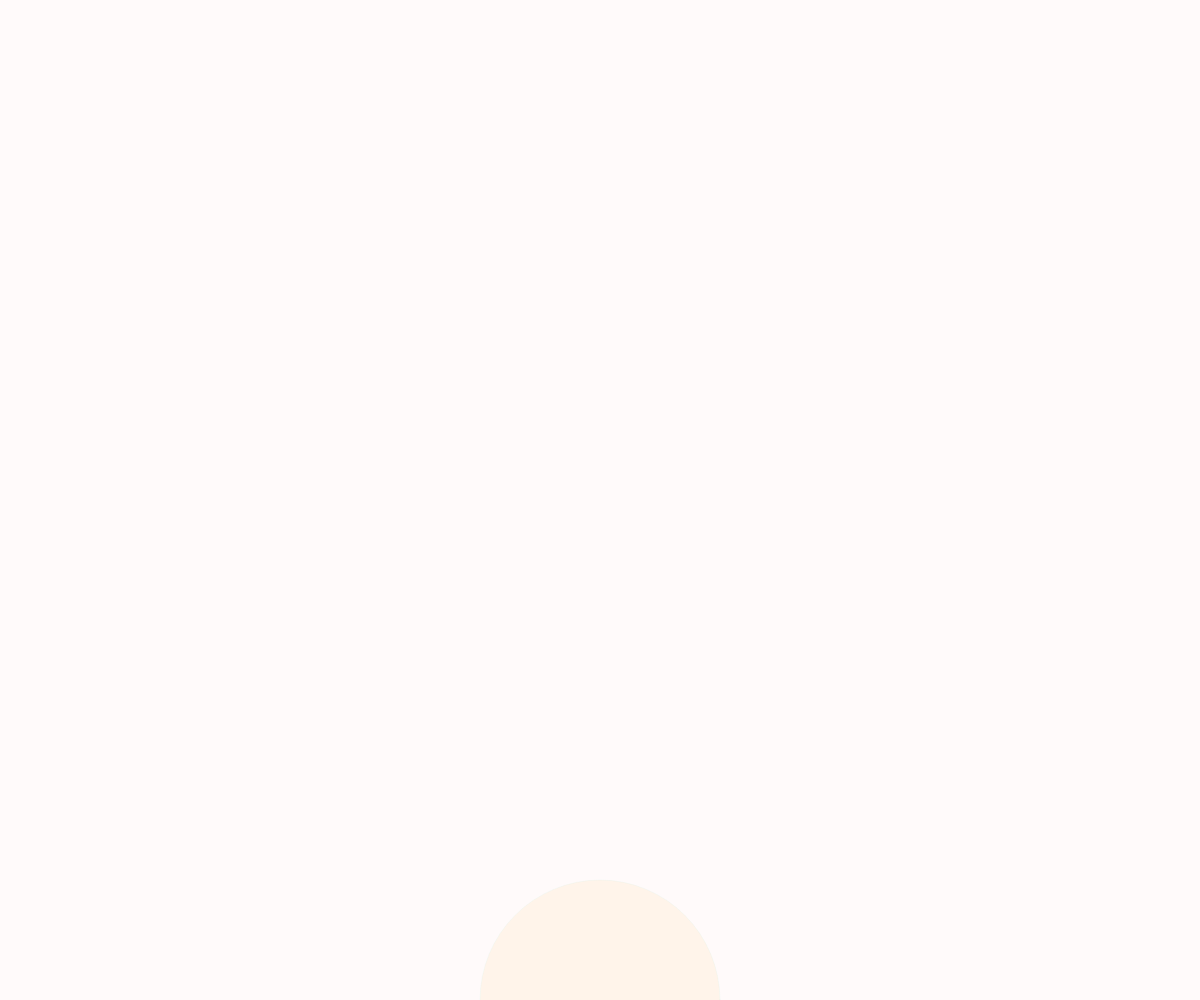
Frame 1 (no input)
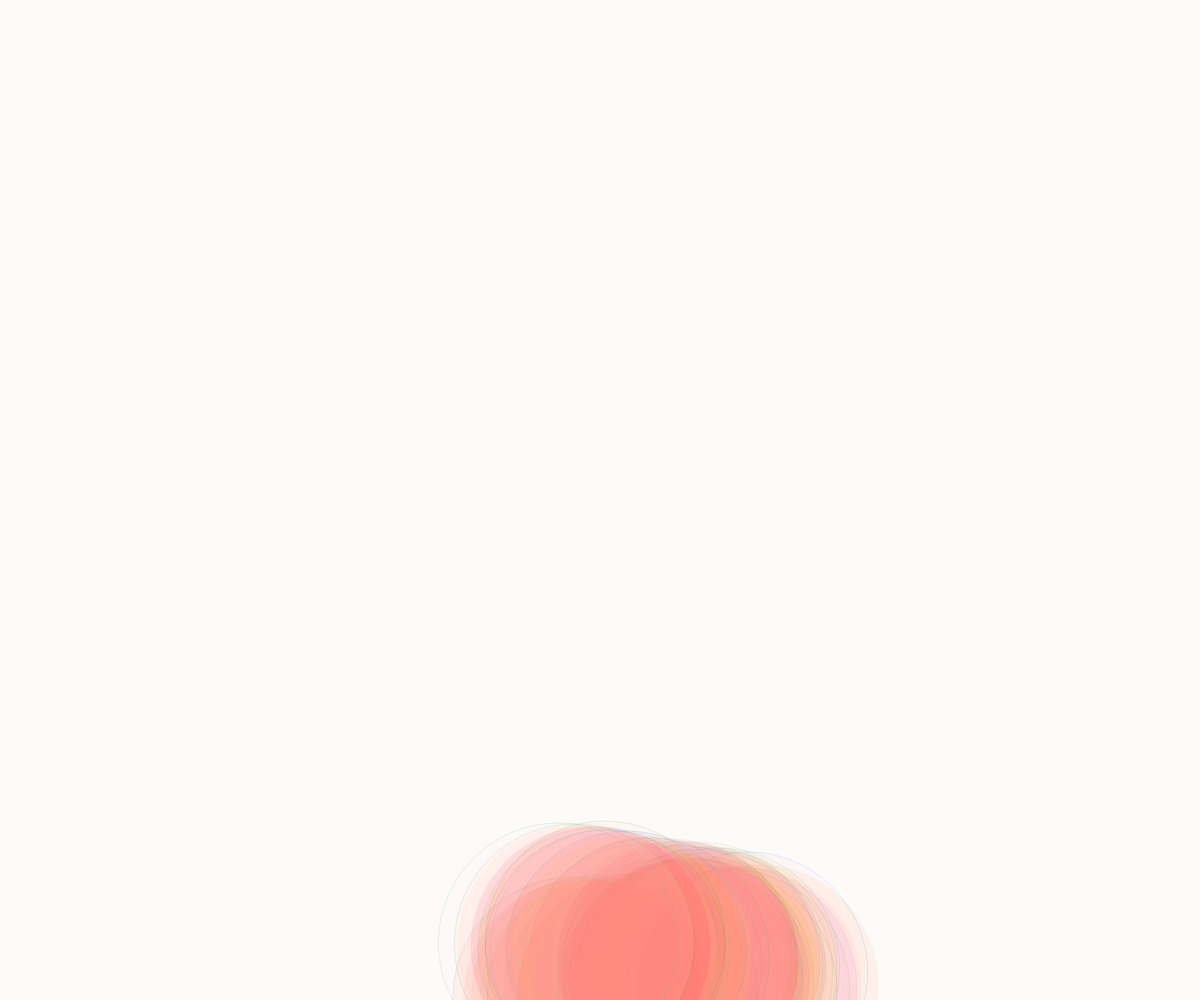
Frame 60 (no input)
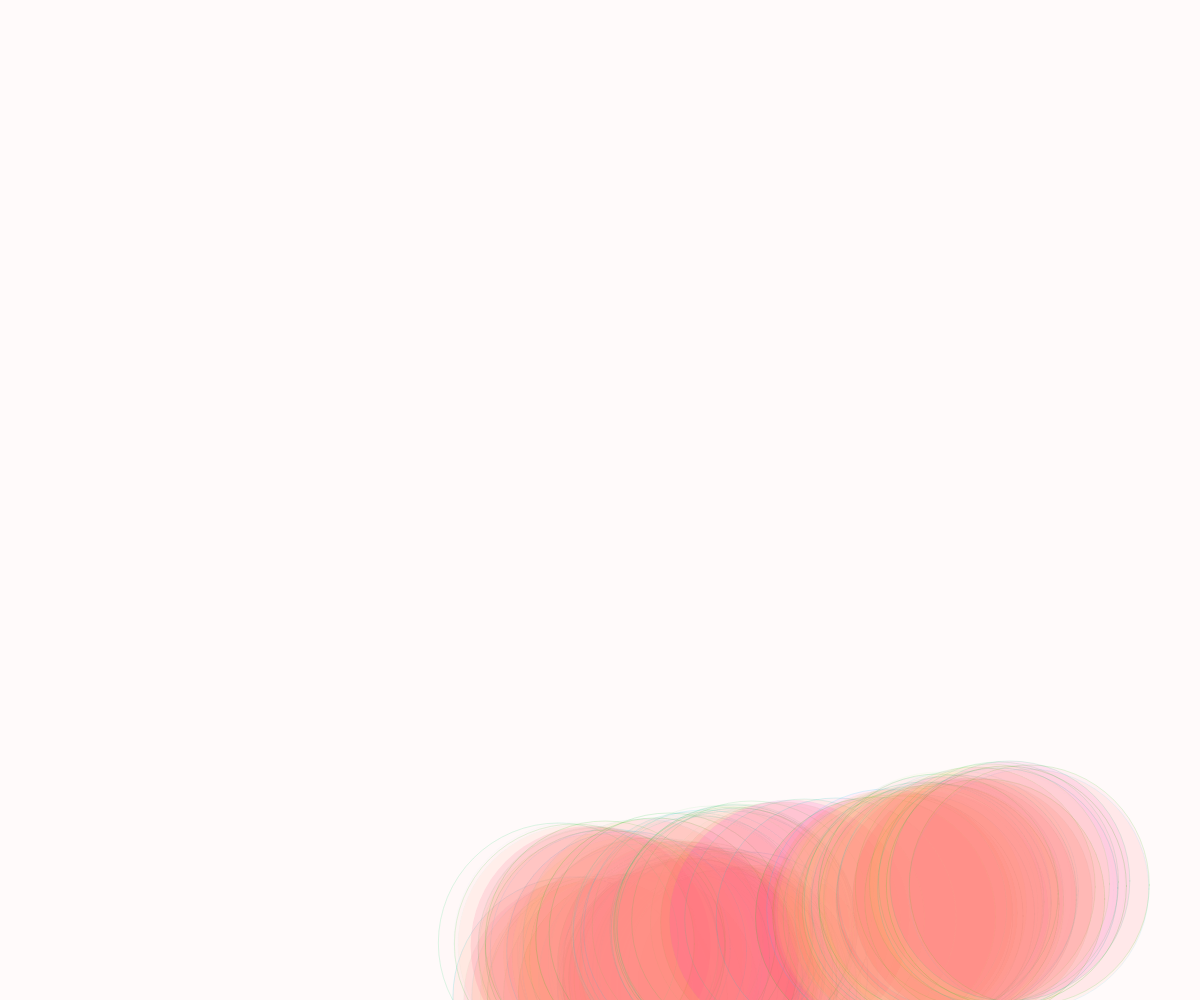
Frame 120 (the mouse pressed at the canvas centre since frame 60)

The p5.js sketch that drew these frames (run headless with seeded random() and noise() and a simulated clock; from frame 60 on, the mouse is pressed at the canvas centre):

// p5.js sketch
// ── sketch.js

let y = 0;
let x1 ;
let y1 ;

function setup() {
  createCanvas(innerWidth, innerHeight);
  background(255, 0, 0, 5);

  x1 = innerWidth / 2 ;
  y1 = innerHeight;
  frameRate(60);
  
}

function draw() {
  
  // Draw a circle
  stroke(25, 200, random(0, 250), random(0, 50));
  fill(250, random(0, 250), random(0, 250), random(0, 30));
  ellipse(x1, y1, 240, 240);
  
  // Jiggling randomly on the horizontal axis
  


  x1 = x1 + random(-40, 40) ;
  // Moving up at a constant speed
  y1 = y1 - 1;
  
  // Reset to the bottom
  if (y1 < 0) {
    y1 = innerHeight;
  }

}




// ── styles.css
/* FONT */

/* font-family: 'Roboto Condensed', sans-serif;
font-family: 'Source Sans Pro', sans-serif;
 */


 /* GENEL AYARLAR */


 * {
margin: 0;
padding: 0;
box-sizing: border-box;

 }
 
 
 :root{
     --primary-font: 'Roboto Condensed', sans-serif;
     --second-font:  'Source Sans Pro', sans-serif;
     --primary-color: #808080;
     --light-color: #efefef;
     --dark-color: #3c3c3c;
     --general-transition: all .5s ease;
     --special-transition: all 1s ease;
     
}

/* HTML MANIPILATION */

html{
    font-size: 10px;
    color: var(--dark-color);
    font-family: var(--primary-font) ;
    scroll-behavior: smooth;
   
}

section{

    padding-top: 8rem; 
    padding-bottom: 8rem;
    min-height: 100vh;
}

p {
    font-size: 1.4rem;
    line-height: 2.5rem;
}

h1,h2,h3,h4 {
    color: var( --primary-color);
    font-family: var(--primary-font);

}

button{
    border: none;
    font: inherit;
    color: inherit;
    background-color: transparent;
    cursor: pointer;
}

a{
    text-decoration: none;
    font-family: var(--second-font) ;
}

img {
    width: 100%;
    max-width: 100%;
}
video {
    width: 100%;
    max-width: 100%;
    
}

ul {
    list-style: none;

}

.container {
    width: 100%;
    max-width: 140rem;
    margin: 0 auto;
}
/* CUSTOM CLASS */

.pri-background{
    background-color: var(--primary-color);
}

.memoback{
    background-image: url(./img/back.png);

}





.portfolio-item-1 {
    grid-area: item-1;
    min-height: 50rem;
    background-image: url('../img2/vangoghx.001.jpeg');
}
.portfolio-item-2 {
    grid-area: item-2;
    background-image: url('../img2/vangoghx.003.jpeg');
}
.portfolio-item-3 {
    grid-area: item-3;
    background-image: url('../img2/vangoghx.001.jpeg');
}
 .portfolio-item-4 {
    grid-area: item-4;
    background-image: url('../img2/vangoghx.005.jpeg');
}
.portfolio-item-5 {
    grid-area: item-5;
    background-image: url('../img2/vangoghx.003.jpeg');
}
.portfolio-item-6 {
    grid-area: item-6;
    min-height: 50rem;
    background-image: url('../img2/vangoghx.005.jpeg');
}
.portfolio-item-7 {
    grid-area: item-7;
    background-image: url('../img2/vangoghx.003.jpeg');
}
.portfolio-item-8 {
    grid-area: item-8;
    background-image: url('../img2/vangoghx.001.jpeg');
}

/* .......................TEAM SECTION........................................... */
